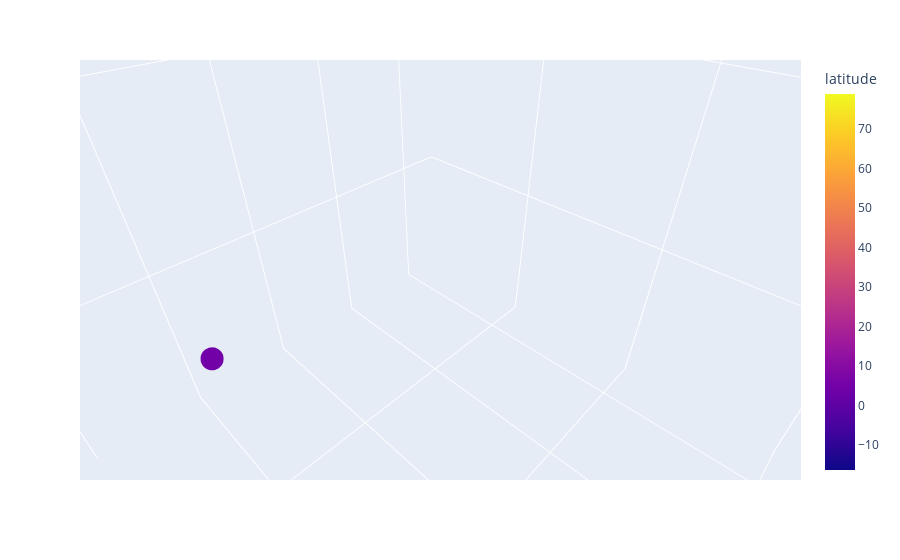

Notebook source saved alongside this figure:
### Markdown cell above
### b) 3D Scatter plot using Plotly (1 point)

Use the plotly ``scatter_3d`` plot. Make sure to change the pandas series for log scales.

### Code cell
# solution
# use plotly to create a 3d scatter plot of thickness, area, and latitude
px.scatter_3d(
    data_frame=sub_filtered_df,
    x='log_mean_thickness',
    y='log_area',
    z='latitude',
    color='latitude',
)
